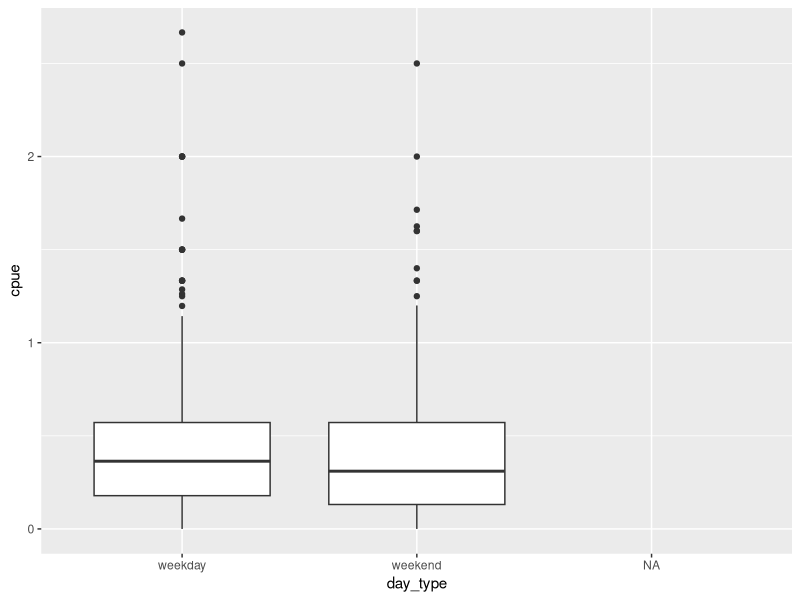
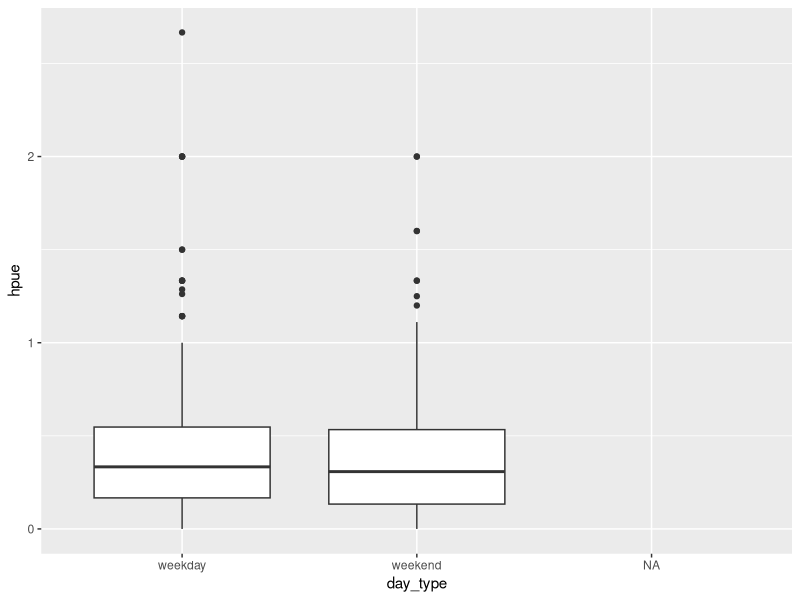
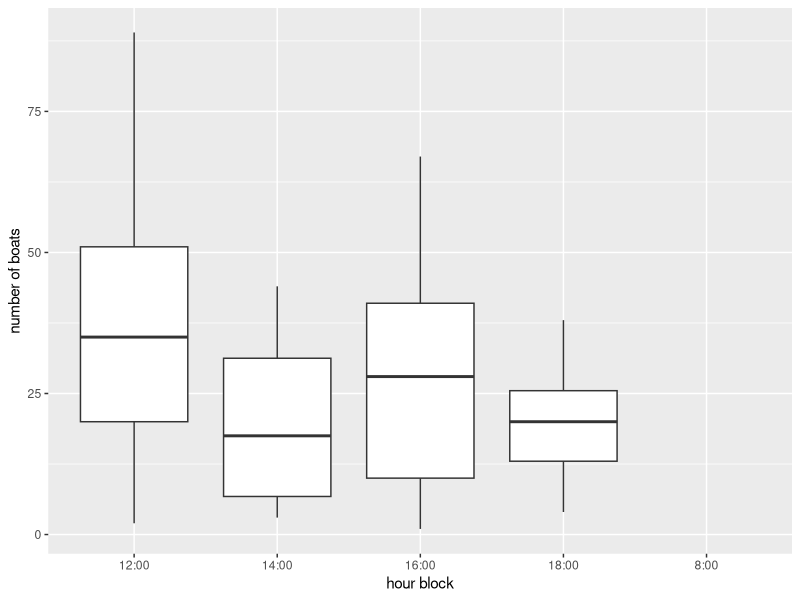

Recreate these plots in R, in order.
library(tidyverse)
library(readxl)

creel_2023 <- read_csv("data/2023 creel data.csv")
boatcounts <- read_csv("data/boatcounts.csv")
interviews_bydate <- read_csv("data/interviews_bydate.csv")
boat_eff <- read_csv("data/boat_effort.csv")

creel_2023 <- creel_2023 %>%
  subset(Date!= "Totals") %>%
  subset(!is.na(Date)) %>%
  select(-c(CPUE, HPUE)) %>%
  rename(sockeye_killed = `Catch Killed`, rainbow_killed = `...14`, laketrout_killed = `...15`,
         whitefish_killed = `...16`, burbot_killed = `...17`, coho_killed = `...18`,
         sockeye_rel = `Catch Released`, rainbow_rel = `...20`, laketrout_rel = `...21`,
         whitefish_rel = `...22`, burbot_rel = `...23`, coho_rel = `...24`, total_sk_catch = `Total Sk Catch + Rel`,
         total_eff = `No Anglers X Hrs fished`) %>%
  mutate(cpue = as.numeric(total_sk_catch)/as.numeric(total_eff),
         hpue = as.numeric(sockeye_killed)/as.numeric(total_eff))


# fixed CPUE and HPUE calculations
# separate CPUE and HPUE estimates by day_type:
weekdays <- creel_2023 %>%
  filter(day_type == "weekday")
mean(weekdays$cpue, na.rm = T)
mean(weekdays$hpue, na.rm = T)

weekends <- creel_2023 %>%
  filter(day_type == "weekend")
mean(weekends$cpue, na.rm = T)
mean(weekends$hpue, na.rm = T)

# Test whether CPUE and HPUE differ statistically between weekend and weekday
# creel surveys: t-test

t.test(cpue ~ day_type, data = creel_2023) # no significant difference

creel_2023 %>%
  ggplot(aes(x = day_type, y = cpue))+
  geom_boxplot()

t.test(hpue ~ day_type, data = creel_2023)

creel_2023 %>%
  ggplot(aes(x = day_type, y = hpue))+
  geom_boxplot()


# For each hour block, calculate % effort x boat effort -------------------
# use boatcounts data. 
hourly_boats <- boatcounts %>%
  pivot_longer(cols = `8:00`:`18:00`, names_to = "hour block", values_to = "number of boats")

hourly_boats %>%
  ggplot(aes(x = `hour block`, y = `number of boats`))+
  geom_boxplot()
